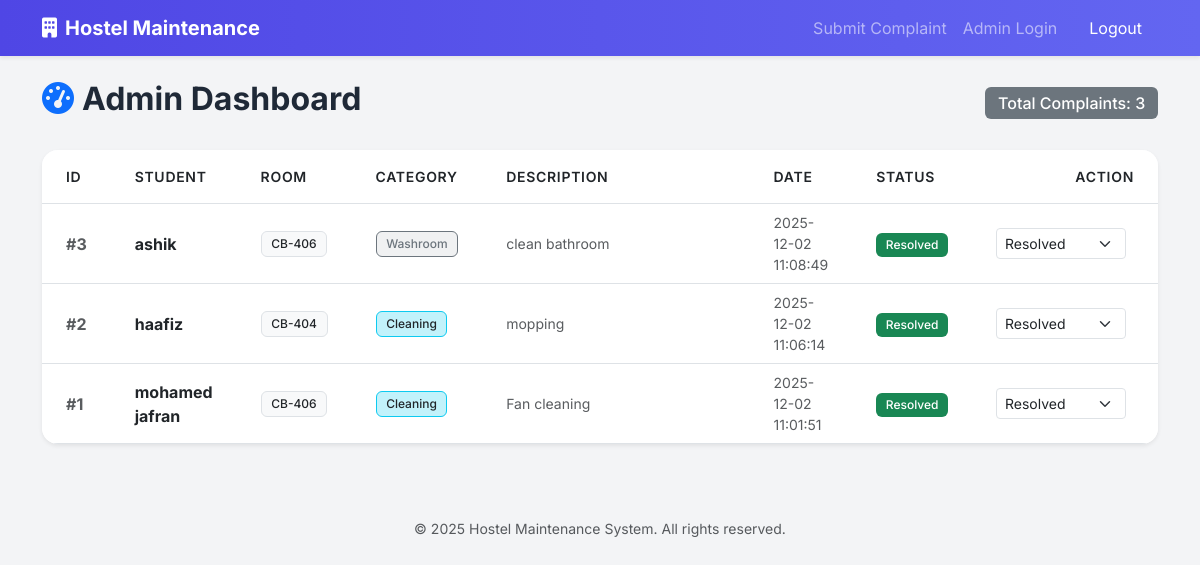
The app's page /admin (signed in), older data.
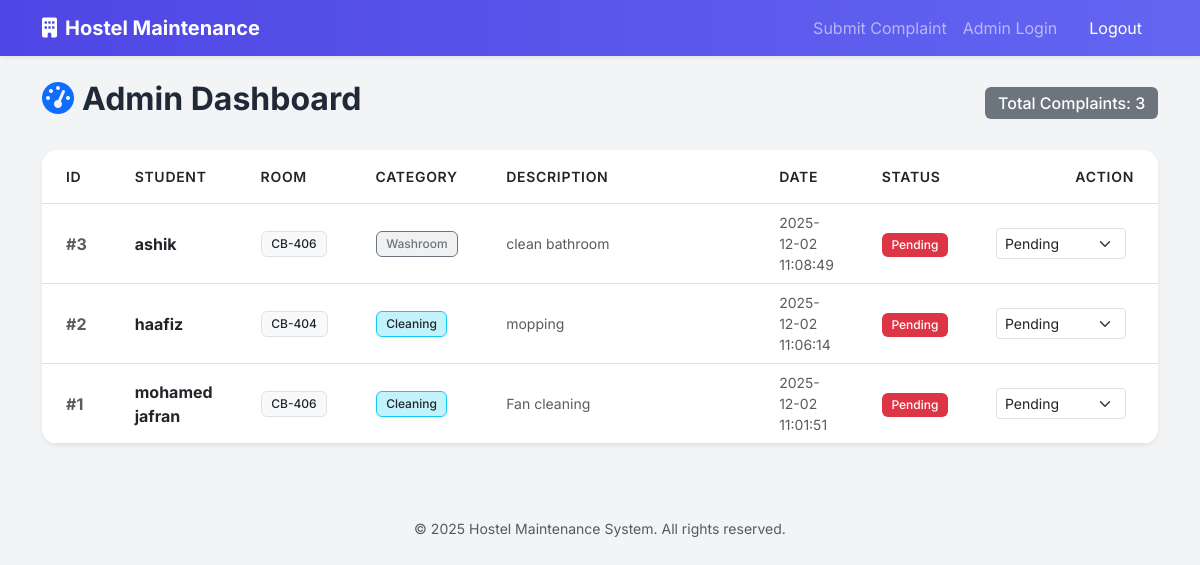
The same page, newer data.
### tables this page shows
CREATE TABLE complaints (
                id INTEGER PRIMARY KEY AUTOINCREMENT,
                name TEXT NOT NULL,
                room_no TEXT NOT NULL,
                category TEXT NOT NULL,
                description TEXT NOT NULL,
                status TEXT DEFAULT 'Pending',
                timestamp DATETIME DEFAULT CURRENT_TIMESTAMP
            );

### app.py (the view)
@app.route('/admin')
def admin_dashboard():
    if not session.get('admin_logged_in'):
        return redirect(url_for('login'))
    conn = get_db_connection()
    complaints = conn.execute('SELECT * FROM complaints ORDER BY timestamp DESC').fetchall()
    conn.close()
    return render_template('admin.html', complaints=complaints)

### app.py (called while the page is built)
def get_db_connection():
    conn = sqlite3.connect(DB_NAME)
    conn.row_factory = sqlite3.Row
    return conn

### templates/admin.html (shortened to what the changed rows need)
{% extends 'base.html' %}
{% block content %}
<div class="d-flex justify-content-between align-items-center mb-4">
    <h2 class="fw-bold"><i class="fas fa-tachometer-alt me-2 text-primary"></i>Admin Dashboard</h2>
</div>
<div class="card shadow-sm border-0 rounded-4 overflow-hidden">
    <div class="card-body p-0">
        <div class="table-responsive">
            <table class="table table-hover align-middle mb-0">
                <thead class="bg-light text-uppercase text-muted small">
                    <tr>
                        <th class="px-4 py-3">ID</th>
                        <th class="px-4 py-3">Student</th>
                        <th class="px-4 py-3">Room</th>
                        <th class="px-4 py-3">Category</th>
                        <th class="px-4 py-3" style="width: 30%;">Description</th>
                        <th class="px-4 py-3">Date</th>
                        <th class="px-4 py-3">Status</th>
                        <th class="px-4 py-3 text-end">Action</th>
                    </tr>
                </thead>
                <tbody>
                    {% for complaint in complaints %}
                    <tr>
                        <td class="px-4 fw-bold text-muted">#{{ complaint.id }}</td>
                        <td class="px-4">
                            <div class="fw-bold">{{ complaint.name }}</div>
                        </td>
                        <td class="px-4"><span class="badge bg-light text-dark border">{{ complaint.room_no }}</span>
                        </td>
                        <td class="px-4">
                            {% if complaint.category == 'Cleaning' %}
                            <span class="badge bg-info text-dark bg-opacity-25 border border-info">{{ complaint.category
                                }}</span>
                            {% elif complaint.category == 'Plumbing' %}
                            <span class="badge bg-primary text-primary bg-opacity-10 border border-primary">{{
                                complaint.category }}</span>
                            {% elif complaint.category == 'Electrical' %}
                            <span class="badge bg-warning text-warning bg-opacity-10 border border-warning">{{
                                complaint.category }}</span>
                            {% else %}
                            <span class="badge bg-secondary text-secondary bg-opacity-10 border border-secondary">{{
                                complaint.category }}</span>
                            {% endif %}
                        </td>
                        <td class="px-4 text-muted small">{{ complaint.description }}</td>
                        <td class="px-4 text-muted small">{{ complaint.timestamp }}</td>
                        <td class="px-4">
                            {% if complaint.status == 'Pending' %}
                            <span class="badge bg-danger">Pending</span>
                            {% elif complaint.status == 'In Progress' %}
                            <span class="badge bg-warning text-dark">In Progress</span>
                            {% else %}
                            <span class="badge bg-success">Resolved</span>
                            {% endif %}
                        </td>
                        <td class="px-4 text-end">
                            <form action="{{ url_for('update_status', id=complaint.id) }}" method="POST"
                                class="d-inline-flex">
                                <select name="status" class="form-select form-select-sm me-2" style="width: 130px;"
                                    onchange="this.form.submit()">
                                    <option value="Pending" {% if complaint.status=='Pending' %}selected{% endif %}>
                                        Pending</option>
                                    <option value="Resolved" {% if complaint.status=='Resolved' %}selected{% endif %}>
                                        Resolved</option>
                                </select>
                            </form>
                        </td>
                    </tr>
                    {% endfor %}
                </tbody>
            </table>
        </div>
    </div>
</div>
{% endblock %}

Row changes from the older to the newer data that the page shows:
changed complaints "ashik": status "Resolved" → "Pending"
changed complaints "haafiz": status "Resolved" → "Pending"
changed complaints "mohamed jafran": status "Resolved" → "Pending"
